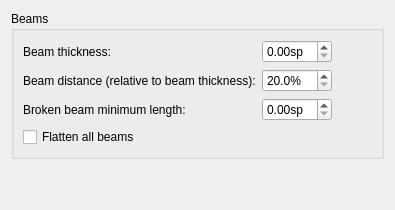
      <widget class="QWidget" name="PageBeams">
       <layout class="QVBoxLayout" name="verticalLayout_14">
        <property name="spacing">
         <number>0</number>
        </property>
        <item>
         <widget class="QGroupBox" name="groupBox_6">
          <property name="title">
           <string>Beams</string>
          </property>
          <property name="flat">
           <bool>false</bool>
          </property>
          <layout class="QGridLayout" name="gridLayout_2">
           <item row="0" column="0">
            <widget class="QLabel" name="label_62">
             <property name="text">
              <string>Beam thickness:</string>
             </property>
             <property name="buddy">
              <cstring>beamWidth</cstring>
             </property>
            </widget>
           </item>
           <item row="0" column="1">
            <widget class="QDoubleSpinBox" name="beamWidth">
             <property name="suffix">
              <string>sp</string>
             </property>
             <property name="singleStep">
              <double>0.010000000000000</double>
             </property>
            </widget>
           </item>
           <item row="1" column="0">
            <widget class="QLabel" name="label_57">
             <property name="text">
              <string>Beam distance (relative to beam thickness):</string>
             </property>
            </widget>
           </item>
           <item row="2" column="1">
            <widget class="QDoubleSpinBox" name="beamMinLen">
             <property name="suffix">
              <string>sp</string>
             </property>
             <property name="singleStep">
              <double>0.050000000000000</double>
             </property>
            </widget>
           </item>
           <item row="2" column="0">
            <widget class="QLabel" name="label_59">
             <property name="text">
              <string>Broken beam minimum length:</string>
             </property>
             <property name="buddy">
              <cstring>beamMinLen</cstring>
             </property>
            </widget>
           </item>
           <item row="1" column="2">
            <spacer name="horizontalSpacer_14">
             <property name="orientation">
              <enum>Qt::Horizontal</enum>
             </property>
             <property name="sizeHint" stdset="0">
              <size>
               <width>40</width>
               <height>20</height>
              </size>
             </property>
            </spacer>
           </item>
           <item row="1" column="1">
            <widget class="QDoubleSpinBox" name="beamDistance">
             <property name="suffix">
              <string>%</string>
             </property>
             <property name="decimals">
              <number>1</number>
             </property>
             <property name="minimum">
              <double>20.000000000000000</double>
             </property>
             <property name="maximum">
              <double>400.000000000000000</double>
             </property>
            </widget>
           </item>
           <item row="3" column="0" colspan="2">
            <widget class="QCheckBox" name="beamNoSlope">
             <property name="text">
              <string>Flatten all beams</string>
             </property>
            </widget>
           </item>
          </layout>
         </widget>
        </item>
        <item>
         <spacer name="verticalSpacer_7">
          <property name="orientation">
           <enum>Qt::Vertical</enum>
          </property>
          <property name="sizeHint" stdset="0">
           <size>
            <width>20</width>
            <height>40</height>
           </size>
          </property>
         </spacer>
        </item>
       </layout>
      </widget>
